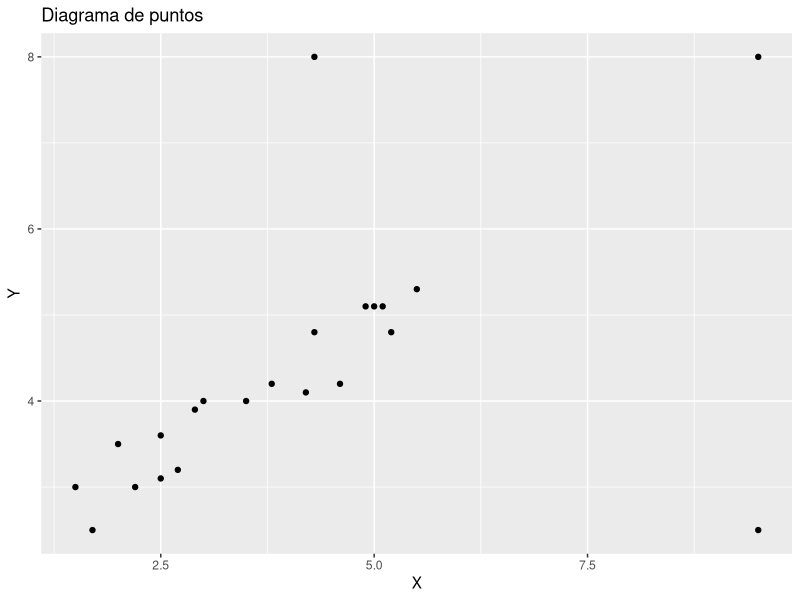
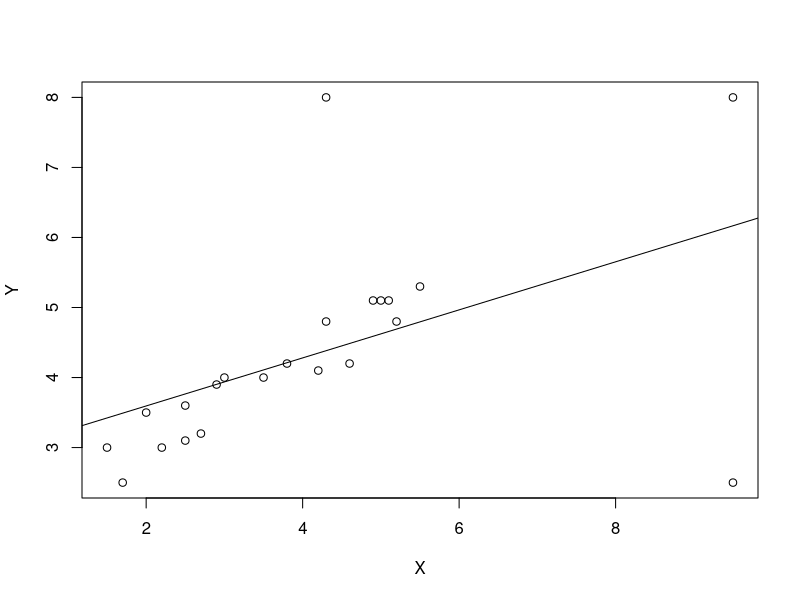
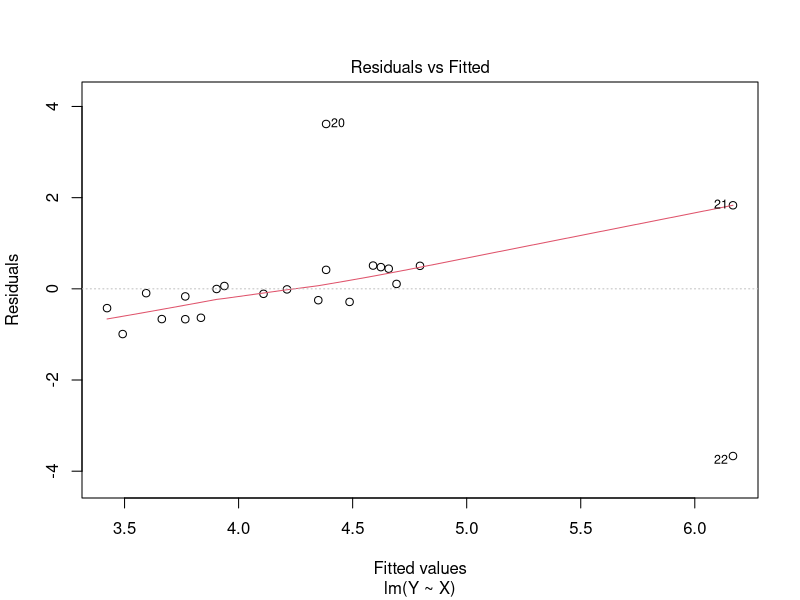
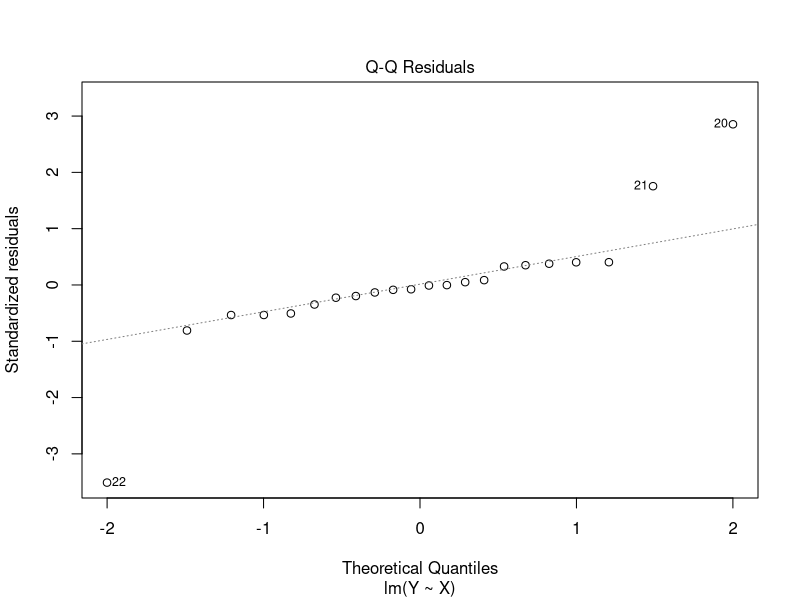
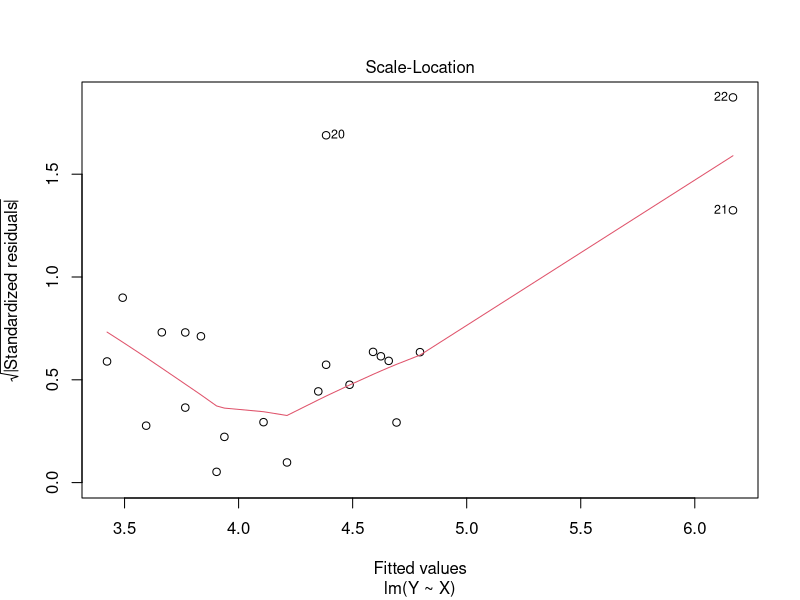
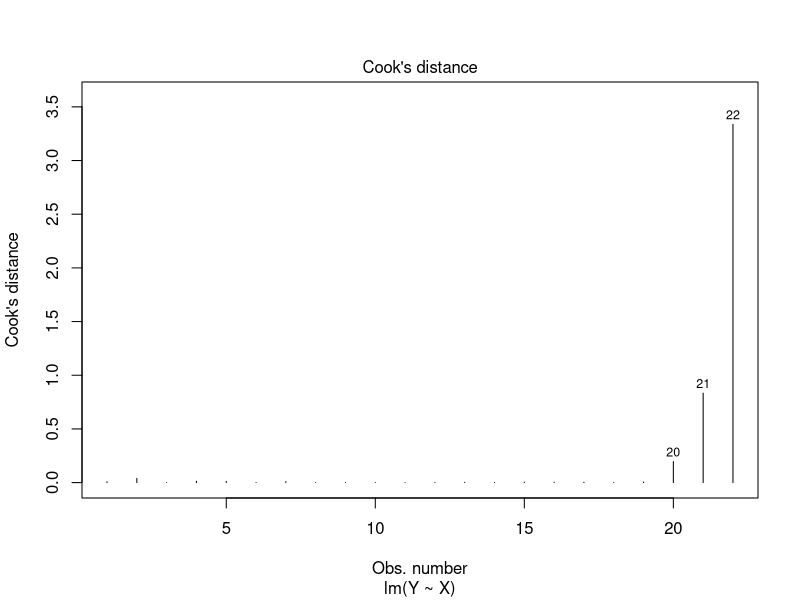
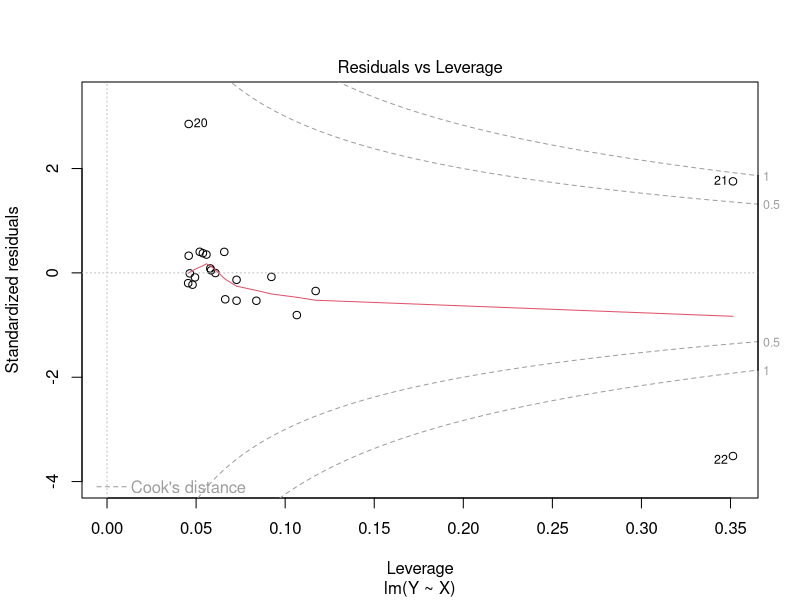
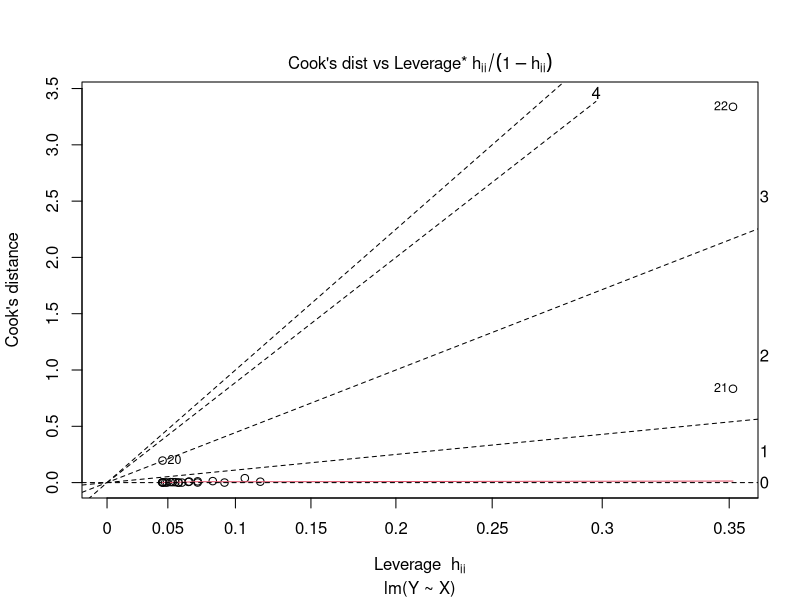

These charts were generated, in order, by the following R code: (Note: this script raises an error after producing the figures.)
library(readr)
library(car)
library(MASS)
library(effects)
library(tidyverse)
library(RcmdrMisc)
library(sfsmisc)
library(quantreg)
#
ATIP <- read_csv("ATIP.csv")
View(ATIP)
summary(ATIP)
#
# Diagrama de puntos
#
ggplot(ATIP, aes(x=X, y=Y)) + geom_point() + labs(title="Diagrama de puntos", x="X", y="Y")
#
# Modelo de regresión lineal
S(lm_YX <- lm(Y ~ X, data = ATIP))
plot(Y ~ X , data=ATIP)
abline(lm_YX)
plot(lm_YX, which = 1:6)
#
# Observaciones atípicas en las variables explicativas (leverages <-> apalancamiento)
#
hat <- hatvalues(lm_YX)
hat
which(hat > 2 * mean(hat))
plot(hat)
abline(h = mean(hat), col = 4)
abline(h = 2 * mean(hat), col = 2)
id <- which(hat > 2 * mean(hat))
text(id, hat[id], rownames(ATIP)[id], pos = 1, xpd = TRUE)
#
# Observaciones atípicas en la variable dependiente (outliers)
#
slm_YX <- summary(lm_YX)
# Residuos estandarizados
r <- lm_YX$residuals/slm_YX$sigma
r
densityPlot(r)
which(abs(r) > 2.5)
plot(r)
abline(h = c(0,-2.5, 2.5), col = 4)
id <- which(abs(r) > 2.5)
text(id, r[id], rownames(ATIP)[id], pos = 1, xpd = TRUE)
# Residuos estudentizados (internamente)
rs <- rstandard(lm_YX)
rs
densityPlot(rs)
which(abs(rs) > 2)
plot(r)
abline(h = c(0,-2, 2)*sd(rs), col = 4)
id <- which(abs(r) > 2*sd(rs))
text(id, r[id], rownames(ATIP)[id], pos = 1, xpd = TRUE)
# Residuos estudentizados (externamente)
rt <- rstudent(lm_YX)
rt
densityPlot(rs)
outlierTest(lm_YX)
# 
spreadLevelPlot(lm_YX)
# Chequeo de errores no-normales (comparación de los residuos estudentizados con una distribution t)
qqPlot(lm_YX)
#
# Diagnósticos
#
# Observaciones influyentes (cálculo de DFBETAS_i, DFFITS_i, COVRATIO_i, DCOOK_i y h_i ; inf -> señala obs. inusuales para al menos una medida)
#
influence.measures(lm_YX)
S(influence.measures(lm_YX))
influencePlot(lm_YX, xlab="Hat values")
influenceIndexPlot(lm_YX, vars=c("hat", "Studentized","Cook"))
# Medidas individuales
hat <- hatvalues(lm_YX)
dfbetas <-  dfbetas(lm_YX)
dffits <-  dffits(lm_YX)
dcook <-  cooks.distance(lm_YX)
hat ; dfbetas ; dffits; dcook
#
# Gráficos de variable añadida, buscando casos influyentes
avPlots(lm_YX, id=list(cex=0.60, method="mahal"))
# Chequeo de no linealidad: gráficos de componente+residuo
crPlots(lm_YX, smooth=list(span=0.7))
#
# Regresión cuartilítica
S(qr_YX <- rq(Y ~ X, data = ATIP))
#
qr_YX <- rq(Y ~ X, tau = c(0.25, 0.50, 0.75), data = ATIP)
sqr_YX <- summary(qr_YX)
sqr_YX
plot(sqr_YX)
#
plot(Y ~ X , data=ATIP)
abline(lm_YX)
abline(qr_YX, lty=2)
legend("topleft", c("Regresión MCO", "Regresión MDA"), lty = c(1, 2), bty = "n")
#
